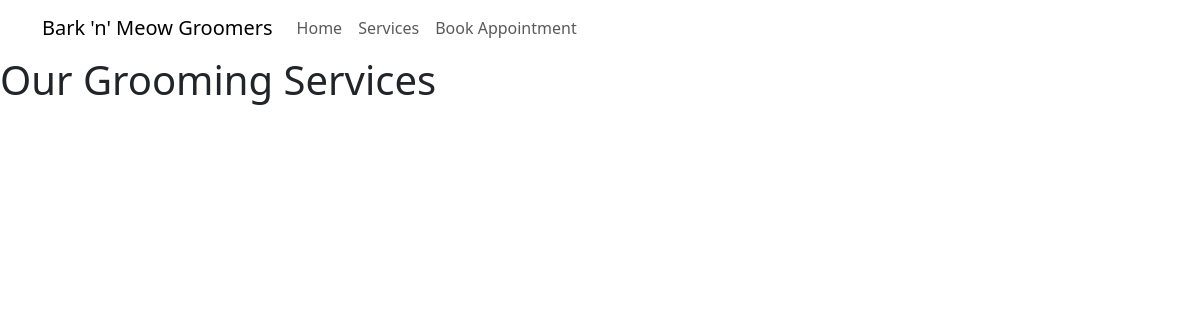
The page /services/ on the database as committed earlier.
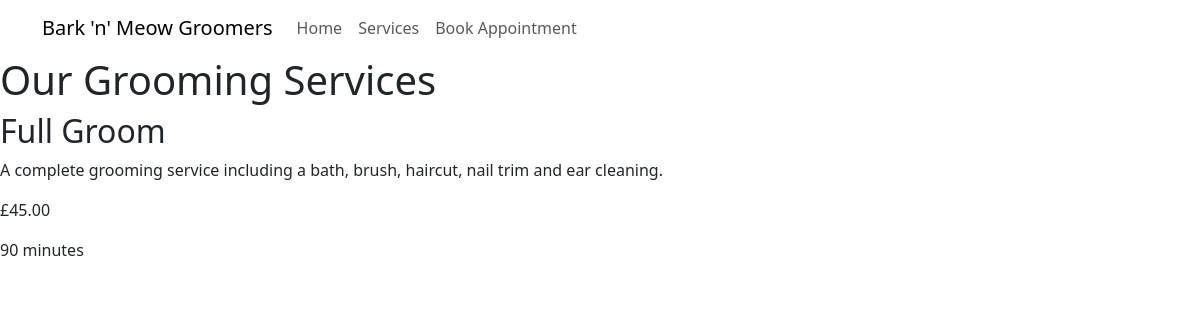
The same page on the database as committed later.
### bookings/models.py (models this page shows, shortened)
class GroomingService(models.Model):
    name = models.CharField(max_length=100)
    description = models.TextField()
    price = models.DecimalField(max_digits=6, decimal_places=2)
    duration = models.PositiveIntegerField()

### bookings/views.py (the view)
# urls.py: path('services/', views.services, name='services'),
def services(request):
    services = GroomingService.objects.all()
    return render(request, 'services.html', {'services': services})

### templates/services.html
{% extends 'base.html' %}
{% block content %}
    <h1>Our Grooming Services</h1>
        {% for service in services %}
            <h2>{{ service.name }}</h2>
            <p>{{ service.description }}</p>
            <p>£{{ service.price }}</p>
            <p>{{ service.duration }} minutes</p>
        {% endfor %}
{% endblock %}

Rows that differ between the two databases and show on the page:
added GroomingService: name "Full Groom", description "A complete grooming service including a bath, brush, haircut, nail trim and ear cleaning.", price "45.00", duration "90"
